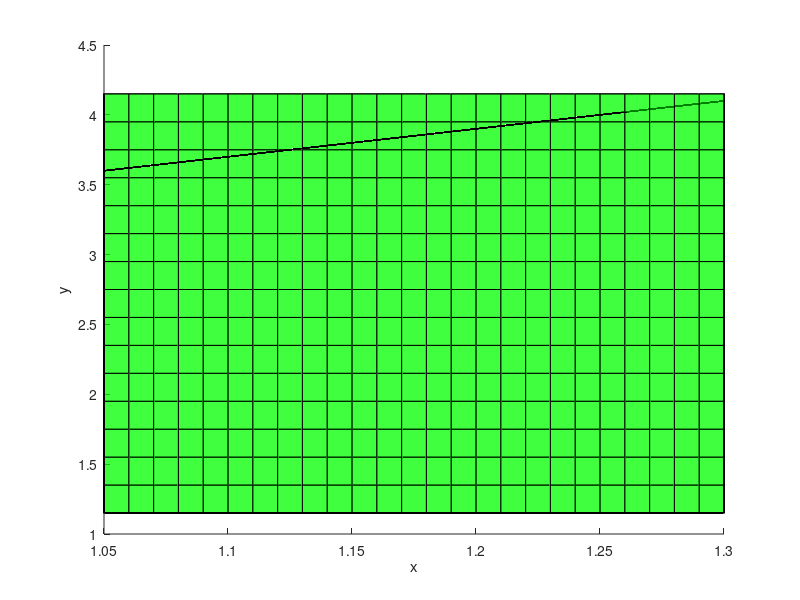

The MATLAB script that drew this image:

figure
hold on
xlabel('x');
ylabel('y');
zlabel('z');


[Z,Y] = meshgrid(1.2:0.2:6,1.15:0.2:4.2);

X = Z*0;

surf(X+1.05, Y, Z, 'FaceAlpha', 0.5, 'FaceColor', 'Red');
surf(X +1.3, Y, Z, 'FaceAlpha', 0.5, 'FaceColor', 'Red');

[X,Z] = meshgrid(1.05:0.01:1.3,1.2:0.2:6);

Y = Z * 0 + 1.15;
surf(X, Y, Z, 'FaceAlpha', 0.5, 'FaceColor', 'Blue');
Y = 1.5+2.*X;
surf(X, Y, Z, 'FaceAlpha', 0.5, 'FaceColor', 'Blue');

[X,Y] = meshgrid(1.05:0.01:1.3,1.15:0.2:4.2);
Z = Y * 0 + 1.2;
surf(X, Y, Z, 'FaceAlpha', 0.5, 'FaceColor', 'Green');
Z = 0.5 + 1.5*X + 0.9*Y;
surf(X, Y, Z, 'FaceAlpha', 0.5, 'FaceColor', 'Green');